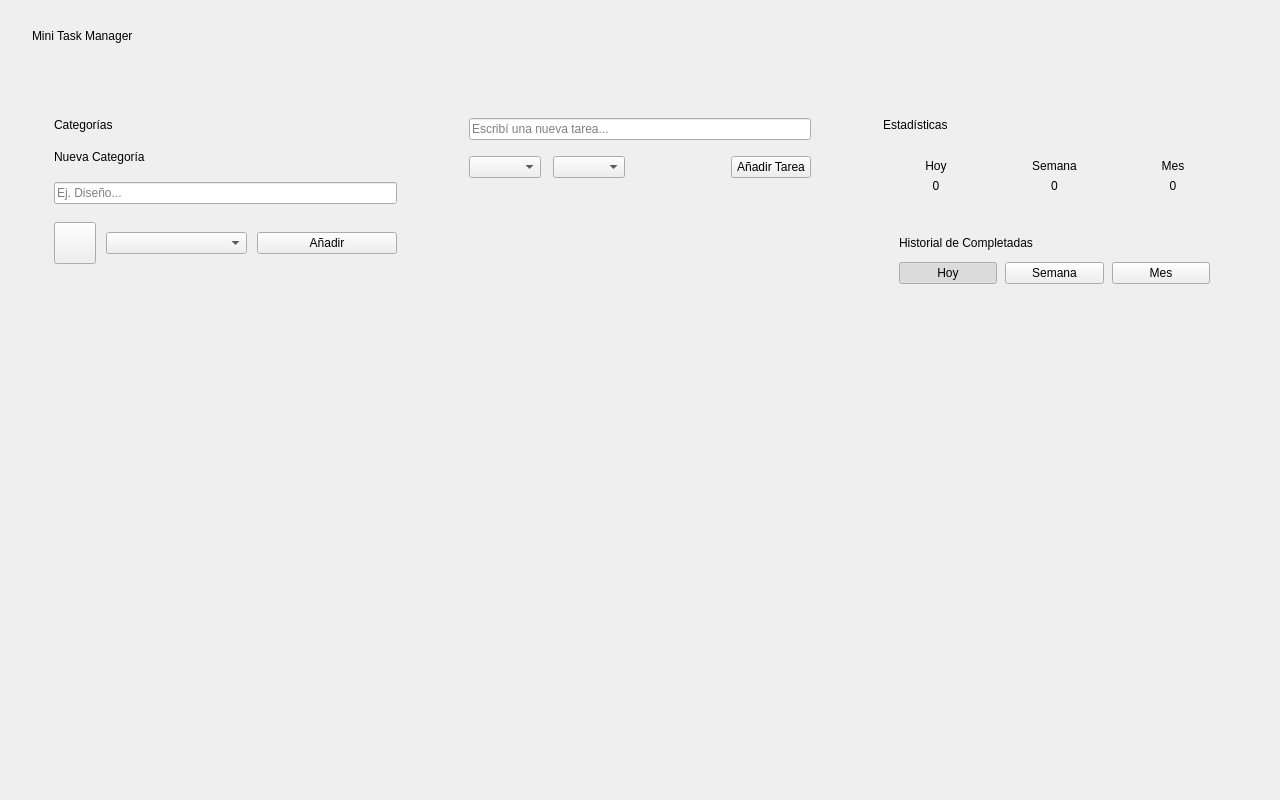
<?xml version="1.0" encoding="UTF-8"?>
<ui version="4.0">
 <class>MainWindow</class>
 <widget class="QMainWindow" name="MainWindow">
  <property name="geometry">
   <rect>
    <x>0</x>
    <y>0</y>
    <width>1280</width>
    <height>800</height>
   </rect>
  </property>
  <property name="minimumSize">
   <size>
    <width>900</width>
    <height>600</height>
   </size>
  </property>
  <property name="windowTitle">
   <string>Mini Task Manager</string>
  </property>
  <widget class="QWidget" name="centralwidget">
   <layout class="QVBoxLayout" name="rootLayout">
    <property name="spacing">
     <number>0</number>
    </property>
    <property name="leftMargin">
     <number>0</number>
    </property>
    <property name="topMargin">
     <number>0</number>
    </property>
    <property name="rightMargin">
     <number>0</number>
    </property>
    <property name="bottomMargin">
     <number>0</number>
    </property>
    <item>
     <widget class="QFrame" name="topBar">
      <property name="minimumSize">
       <size>
        <width>0</width>
        <height>72</height>
       </size>
      </property>
      <property name="frameShape">
       <enum>QFrame::Shape::NoFrame</enum>
      </property>
      <layout class="QHBoxLayout" name="topBarLayout">
       <property name="leftMargin">
        <number>32</number>
       </property>
       <property name="topMargin">
        <number>16</number>
       </property>
       <property name="rightMargin">
        <number>32</number>
       </property>
       <property name="bottomMargin">
        <number>16</number>
       </property>
       <item>
        <widget class="QLabel" name="appTitleLabel">
         <property name="text">
          <string>Mini Task Manager</string>
         </property>
        </widget>
       </item>
       <item>
        <spacer name="topBarSpacer">
         <property name="orientation">
          <enum>Qt::Orientation::Horizontal</enum>
         </property>
         <property name="sizeHint" stdset="0">
          <size>
           <width>40</width>
           <height>20</height>
          </size>
         </property>
        </spacer>
       </item>
      </layout>
     </widget>
    </item>
    <item>
     <widget class="QScrollArea" name="dashboardScroll">
      <property name="frameShape">
       <enum>QFrame::Shape::NoFrame</enum>
      </property>
      <property name="widgetResizable">
       <bool>true</bool>
      </property>
      <widget class="QWidget" name="dashboardWidget">
       <property name="geometry">
        <rect>
         <x>0</x>
         <y>0</y>
         <width>1262</width>
         <height>710</height>
        </rect>
       </property>
       <layout class="QHBoxLayout" name="dashboardLayout">
        <property name="spacing">
         <number>28</number>
        </property>
        <property name="leftMargin">
         <number>32</number>
        </property>
        <property name="topMargin">
         <number>24</number>
        </property>
        <property name="rightMargin">
         <number>32</number>
        </property>
        <property name="bottomMargin">
         <number>32</number>
        </property>
        <item>
         <widget class="QFrame" name="leftPanel">
          <property name="minimumSize">
           <size>
            <width>300</width>
            <height>0</height>
           </size>
          </property>
          <property name="frameShape">
           <enum>QFrame::Shape::NoFrame</enum>
          </property>
          <layout class="QVBoxLayout" name="leftPanelLayout">
           <property name="spacing">
            <number>18</number>
           </property>
           <property name="leftMargin">
            <number>22</number>
           </property>
           <property name="topMargin">
            <number>22</number>
           </property>
           <property name="rightMargin">
            <number>22</number>
           </property>
           <property name="bottomMargin">
            <number>22</number>
           </property>
           <item>
            <widget class="QLabel" name="categoriesTitleLabel">
             <property name="text">
              <string>Categorías</string>
             </property>
            </widget>
           </item>
           <item>
            <widget class="QLabel" name="newCategoryLabel">
             <property name="text">
              <string>Nueva Categoría</string>
             </property>
            </widget>
           </item>
           <item>
            <widget class="QLineEdit" name="categoryNameEdit">
             <property name="placeholderText">
              <string>Ej. Diseño...</string>
             </property>
             <property name="clearButtonEnabled">
              <bool>true</bool>
             </property>
            </widget>
           </item>
           <item>
            <layout class="QHBoxLayout" name="categoryControlsLayout">
             <property name="spacing">
              <number>10</number>
             </property>
             <item>
              <widget class="QPushButton" name="categoryColorButton">
               <property name="minimumSize">
                <size>
                 <width>42</width>
                 <height>42</height>
                </size>
               </property>
               <property name="maximumSize">
                <size>
                 <width>42</width>
                 <height>42</height>
                </size>
               </property>
               <property name="toolTip">
                <string>Elegir color</string>
               </property>
               <property name="text">
                <string/>
               </property>
              </widget>
             </item>
             <item>
              <widget class="QComboBox" name="categoryIconCombo">
               <property name="toolTip">
                <string>Elegir ícono</string>
               </property>
              </widget>
             </item>
             <item>
              <widget class="QPushButton" name="addCategoryButton">
               <property name="text">
                <string>Añadir</string>
               </property>
              </widget>
             </item>
            </layout>
           </item>
           <item>
            <widget class="QFrame" name="categoryListSeparator">
             <property name="minimumSize">
              <size>
               <width>0</width>
               <height>1</height>
              </size>
             </property>
             <property name="maximumSize">
              <size>
               <width>16777215</width>
               <height>1</height>
              </size>
             </property>
             <property name="frameShape">
              <enum>QFrame::Shape::NoFrame</enum>
             </property>
             <property name="frameShadow">
              <enum>QFrame::Shadow::Plain</enum>
             </property>
            </widget>
           </item>
           <item>
            <widget class="QWidget" name="categoriesListWidget" native="true"/>
           </item>
           <item>
            <spacer name="leftPanelSpacer">
             <property name="orientation">
              <enum>Qt::Orientation::Vertical</enum>
             </property>
             <property name="sizeHint" stdset="0">
              <size>
               <width>20</width>
               <height>40</height>
              </size>
             </property>
            </spacer>
           </item>
          </layout>
         </widget>
        </item>
        <item>
         <widget class="QWidget" name="centerPanel" native="true">
          <layout class="QVBoxLayout" name="centerPanelLayout">
           <property name="spacing">
            <number>24</number>
           </property>
           <property name="leftMargin">
            <number>0</number>
           </property>
           <property name="topMargin">
            <number>0</number>
           </property>
           <property name="rightMargin">
            <number>0</number>
           </property>
           <property name="bottomMargin">
            <number>0</number>
           </property>
           <item>
            <widget class="QFrame" name="taskFormCard">
             <property name="frameShape">
              <enum>QFrame::Shape::NoFrame</enum>
             </property>
             <layout class="QVBoxLayout" name="taskFormLayout">
              <property name="spacing">
               <number>16</number>
              </property>
              <property name="leftMargin">
               <number>22</number>
              </property>
              <property name="topMargin">
               <number>22</number>
              </property>
              <property name="rightMargin">
               <number>22</number>
              </property>
              <property name="bottomMargin">
               <number>22</number>
              </property>
              <item>
               <widget class="QLineEdit" name="taskTitleEdit">
                <property name="placeholderText">
                 <string>Escribí una nueva tarea...</string>
                </property>
                <property name="clearButtonEnabled">
                 <bool>true</bool>
                </property>
               </widget>
              </item>
              <item>
               <layout class="QHBoxLayout" name="taskControlsLayout">
                <property name="spacing">
                 <number>12</number>
                </property>
                <item>
                 <widget class="QComboBox" name="taskCategoryCombo"/>
                </item>
                <item>
                 <widget class="QComboBox" name="taskPriorityCombo"/>
                </item>
                <item>
                 <spacer name="taskControlsSpacer">
                  <property name="orientation">
                   <enum>Qt::Orientation::Horizontal</enum>
                  </property>
                  <property name="sizeHint" stdset="0">
                   <size>
                    <width>40</width>
                    <height>20</height>
                   </size>
                  </property>
                 </spacer>
                </item>
                <item>
                 <widget class="QPushButton" name="addTaskButton">
                  <property name="text">
                   <string>Añadir Tarea</string>
                  </property>
                 </widget>
                </item>
               </layout>
              </item>
             </layout>
            </widget>
           </item>
           <item>
            <widget class="QScrollArea" name="pendingTasksScroll">
             <property name="frameShape">
              <enum>QFrame::Shape::NoFrame</enum>
             </property>
             <property name="widgetResizable">
              <bool>true</bool>
             </property>
             <widget class="QWidget" name="taskGroupsWidget">
              <property name="geometry">
               <rect>
                <x>0</x>
                <y>0</y>
                <width>470</width>
                <height>490</height>
               </rect>
              </property>
              <layout class="QVBoxLayout" name="taskGroupsLayout">
               <property name="spacing">
                <number>18</number>
               </property>
               <property name="leftMargin">
                <number>0</number>
               </property>
               <property name="topMargin">
                <number>0</number>
               </property>
               <property name="rightMargin">
                <number>20</number>
               </property>
               <property name="bottomMargin">
                <number>0</number>
               </property>
              </layout>
             </widget>
            </widget>
           </item>
          </layout>
         </widget>
        </item>
        <item>
         <widget class="QFrame" name="rightPanel">
          <property name="minimumSize">
           <size>
            <width>300</width>
            <height>0</height>
           </size>
          </property>
          <property name="frameShape">
           <enum>QFrame::Shape::NoFrame</enum>
          </property>
          <layout class="QVBoxLayout" name="rightPanelLayout">
           <property name="spacing">
            <number>18</number>
           </property>
           <property name="leftMargin">
            <number>22</number>
           </property>
           <property name="topMargin">
            <number>22</number>
           </property>
           <property name="rightMargin">
            <number>22</number>
           </property>
           <property name="bottomMargin">
            <number>22</number>
           </property>
           <item>
            <widget class="QLabel" name="statsTitleLabel">
             <property name="text">
              <string>Estadísticas</string>
             </property>
            </widget>
           </item>
           <item>
            <layout class="QHBoxLayout" name="statsCardsLayout">
             <property name="spacing">
              <number>12</number>
             </property>
             <item>
              <widget class="QFrame" name="todayStatsCard">
               <property name="frameShape">
                <enum>QFrame::Shape::NoFrame</enum>
               </property>
               <layout class="QVBoxLayout" name="todayStatsLayout">
                <item>
                 <widget class="QLabel" name="todayStatsTitle">
                  <property name="alignment">
                   <set>Qt::AlignmentFlag::AlignCenter</set>
                  </property>
                  <property name="text">
                   <string>Hoy</string>
                  </property>
                 </widget>
                </item>
                <item>
                 <widget class="QLabel" name="statHoyLabel">
                  <property name="alignment">
                   <set>Qt::AlignmentFlag::AlignCenter</set>
                  </property>
                  <property name="text">
                   <string>0</string>
                  </property>
                 </widget>
                </item>
               </layout>
              </widget>
             </item>
             <item>
              <widget class="QFrame" name="weekStatsCard">
               <property name="frameShape">
                <enum>QFrame::Shape::NoFrame</enum>
               </property>
               <layout class="QVBoxLayout" name="weekStatsLayout">
                <item>
                 <widget class="QLabel" name="weekStatsTitle">
                  <property name="alignment">
                   <set>Qt::AlignmentFlag::AlignCenter</set>
                  </property>
                  <property name="text">
                   <string>Semana</string>
                  </property>
                 </widget>
                </item>
                <item>
                 <widget class="QLabel" name="statSemanaLabel">
                  <property name="alignment">
                   <set>Qt::AlignmentFlag::AlignCenter</set>
                  </property>
                  <property name="text">
                   <string>0</string>
                  </property>
                 </widget>
                </item>
               </layout>
              </widget>
             </item>
             <item>
              <widget class="QFrame" name="monthStatsCard">
               <property name="frameShape">
                <enum>QFrame::Shape::NoFrame</enum>
               </property>
               <layout class="QVBoxLayout" name="monthStatsLayout">
                <item>
                 <widget class="QLabel" name="monthStatsTitle">
                  <property name="alignment">
                   <set>Qt::AlignmentFlag::AlignCenter</set>
                  </property>
                  <property name="text">
                   <string>Mes</string>
                  </property>
                 </widget>
                </item>
                <item>
                 <widget class="QLabel" name="statMesLabel">
                  <property name="alignment">
                   <set>Qt::AlignmentFlag::AlignCenter</set>
                  </property>
                  <property name="text">
                   <string>0</string>
                  </property>
                 </widget>
                </item>
               </layout>
              </widget>
             </item>
            </layout>
           </item>
           <item>
            <widget class="QFrame" name="completedHistoryCard">
             <property name="frameShape">
              <enum>QFrame::Shape::NoFrame</enum>
             </property>
             <layout class="QVBoxLayout" name="completedHistoryLayout">
              <property name="spacing">
               <number>12</number>
              </property>
              <property name="leftMargin">
               <number>16</number>
              </property>
              <property name="topMargin">
               <number>16</number>
              </property>
              <property name="rightMargin">
               <number>16</number>
              </property>
              <property name="bottomMargin">
               <number>16</number>
              </property>
              <item>
               <widget class="QLabel" name="completedHistoryTitleLabel">
                <property name="text">
                 <string>Historial de Completadas</string>
                </property>
               </widget>
              </item>
              <item>
               <layout class="QHBoxLayout" name="statsFilterLayout">
                <property name="spacing">
                 <number>8</number>
                </property>
                <item>
                 <widget class="QPushButton" name="filterTodayButton">
                  <property name="checkable">
                   <bool>true</bool>
                  </property>
                  <property name="checked">
                   <bool>true</bool>
                  </property>
                  <property name="text">
                   <string>Hoy</string>
                  </property>
                 </widget>
                </item>
                <item>
                 <widget class="QPushButton" name="filterWeekButton">
                  <property name="checkable">
                   <bool>true</bool>
                  </property>
                  <property name="text">
                   <string>Semana</string>
                  </property>
                 </widget>
                </item>
                <item>
                 <widget class="QPushButton" name="filterMonthButton">
                  <property name="checkable">
                   <bool>true</bool>
                  </property>
                  <property name="text">
                   <string>Mes</string>
                  </property>
                 </widget>
                </item>
               </layout>
              </item>
              <item>
               <widget class="QScrollArea" name="completedTasksScroll">
                <property name="minimumSize">
                 <size>
                  <width>0</width>
                  <height>330</height>
                 </size>
                </property>
                <property name="frameShape">
                 <enum>QFrame::Shape::NoFrame</enum>
                </property>
                <property name="widgetResizable">
                 <bool>true</bool>
                </property>
                <widget class="QWidget" name="completedGroupsWidget">
                 <property name="geometry">
                  <rect>
                   <x>0</x>
                   <y>0</y>
                   <width>354</width>
                   <height>330</height>
                  </rect>
                 </property>
                 <layout class="QVBoxLayout" name="completedGroupsLayout">
                  <property name="spacing">
                   <number>10</number>
                  </property>
                  <property name="leftMargin">
                   <number>0</number>
                  </property>
                  <property name="topMargin">
                   <number>0</number>
                  </property>
                  <property name="rightMargin">
                   <number>0</number>
                  </property>
                  <property name="bottomMargin">
                   <number>0</number>
                  </property>
                 </layout>
                </widget>
               </widget>
              </item>
             </layout>
            </widget>
           </item>
           <item>
            <spacer name="rightPanelSpacer">
             <property name="orientation">
              <enum>Qt::Orientation::Vertical</enum>
             </property>
             <property name="sizeHint" stdset="0">
              <size>
               <width>20</width>
               <height>40</height>
              </size>
             </property>
            </spacer>
           </item>
          </layout>
         </widget>
        </item>
       </layout>
      </widget>
     </widget>
    </item>
   </layout>
  </widget>
 </widget>
 <resources/>
 <connections/>
</ui>
